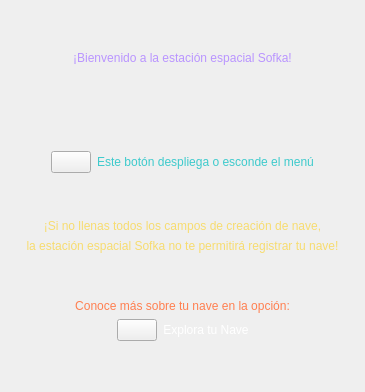
             <widget class="QWidget" name="pg_ayuda">
              <layout class="QVBoxLayout" name="verticalLayout_8">
               <item>
                <spacer name="verticalSpacer_13">
                 <property name="orientation">
                  <enum>Qt::Vertical</enum>
                 </property>
                 <property name="sizeHint" stdset="0">
                  <size>
                   <width>20</width>
                   <height>40</height>
                  </size>
                 </property>
                </spacer>
               </item>
               <item>
                <widget class="QLabel" name="label">
                 <property name="styleSheet">
                  <string notr="true">color: rgb(185, 148, 255);
font: 15pt &quot;Courier&quot;;</string>
                 </property>
                 <property name="text">
                  <string>¡Bienvenido a la estación espacial Sofka!</string>
                 </property>
                 <property name="alignment">
                  <set>Qt::AlignCenter</set>
                 </property>
                </widget>
               </item>
               <item>
                <spacer name="verticalSpacer_10">
                 <property name="orientation">
                  <enum>Qt::Vertical</enum>
                 </property>
                 <property name="sizeType">
                  <enum>QSizePolicy::Fixed</enum>
                 </property>
                 <property name="sizeHint" stdset="0">
                  <size>
                   <width>20</width>
                   <height>80</height>
                  </size>
                 </property>
                </spacer>
               </item>
               <item>
                <layout class="QGridLayout" name="gridLayout_3">
                 <item row="0" column="0">
                  <spacer name="horizontalSpacer_10">
                   <property name="orientation">
                    <enum>Qt::Horizontal</enum>
                   </property>
                   <property name="sizeHint" stdset="0">
                    <size>
                     <width>40</width>
                     <height>20</height>
                    </size>
                   </property>
                  </spacer>
                 </item>
                 <item row="0" column="2">
                  <widget class="QLabel" name="lbl_info_menu">
                   <property name="styleSheet">
                    <string notr="true">color: rgb(61, 202, 204);</string>
                   </property>
                   <property name="text">
                    <string>Este botón despliega o esconde el menú</string>
                   </property>
                   <property name="alignment">
                    <set>Qt::AlignCenter</set>
                   </property>
                  </widget>
                 </item>
                 <item row="0" column="4">
                  <spacer name="horizontalSpacer_11">
                   <property name="orientation">
                    <enum>Qt::Horizontal</enum>
                   </property>
                   <property name="sizeHint" stdset="0">
                    <size>
                     <width>40</width>
                     <height>20</height>
                    </size>
                   </property>
                  </spacer>
                 </item>
                 <item row="0" column="1">
                  <widget class="QPushButton" name="btn_info_menu">
                   <property name="text">
                    <string/>
                   </property>
                   <property name="icon">
                    <iconset resource="../resources.qrc">
                     <normaloff>:/iconos/recursos/icons8-menú-48.png</normaloff>:/iconos/recursos/icons8-menú-48.png</iconset>
                   </property>
                   <property name="iconSize">
                    <size>
                     <width>40</width>
                     <height>40</height>
                    </size>
                   </property>
                  </widget>
                 </item>
                </layout>
               </item>
               <item>
                <spacer name="verticalSpacer_11">
                 <property name="orientation">
                  <enum>Qt::Vertical</enum>
                 </property>
                 <property name="sizeType">
                  <enum>QSizePolicy::Fixed</enum>
                 </property>
                 <property name="sizeHint" stdset="0">
                  <size>
                   <width>20</width>
                   <height>40</height>
                  </size>
                 </property>
                </spacer>
               </item>
               <item>
                <widget class="QLabel" name="lbl_info_menu_2">
                 <property name="styleSheet">
                  <string notr="true">color: rgb(247, 220, 111 );</string>
                 </property>
                 <property name="text">
                  <string>¡Si no llenas todos los campos de creación de nave,</string>
                 </property>
                 <property name="alignment">
                  <set>Qt::AlignCenter</set>
                 </property>
                </widget>
               </item>
               <item>
                <widget class="QLabel" name="lbl_info_menu_3">
                 <property name="styleSheet">
                  <string notr="true">color: rgb(247, 220, 111 );</string>
                 </property>
                 <property name="text">
                  <string>la estación espacial Sofka no te permitirá registrar tu nave!</string>
                 </property>
                 <property name="alignment">
                  <set>Qt::AlignCenter</set>
                 </property>
                </widget>
               </item>
               <item>
                <spacer name="verticalSpacer_12">
                 <property name="orientation">
                  <enum>Qt::Vertical</enum>
                 </property>
                 <property name="sizeType">
                  <enum>QSizePolicy::Fixed</enum>
                 </property>
                 <property name="sizeHint" stdset="0">
                  <size>
                   <width>20</width>
                   <height>40</height>
                  </size>
                 </property>
                </spacer>
               </item>
               <item>
                <widget class="QLabel" name="lbl_info_menu_4">
                 <property name="styleSheet">
                  <string notr="true">color: rgb(255, 127, 80);</string>
                 </property>
                 <property name="text">
                  <string>Conoce más sobre tu nave en la opción:</string>
                 </property>
                 <property name="alignment">
                  <set>Qt::AlignCenter</set>
                 </property>
                </widget>
               </item>
               <item>
                <layout class="QGridLayout" name="gridLayout_4">
                 <item row="0" column="0">
                  <spacer name="horizontalSpacer_12">
                   <property name="orientation">
                    <enum>Qt::Horizontal</enum>
                   </property>
                   <property name="sizeHint" stdset="0">
                    <size>
                     <width>40</width>
                     <height>20</height>
                    </size>
                   </property>
                  </spacer>
                 </item>
                 <item row="0" column="2">
                  <widget class="QLabel" name="lbl_info_menu_5">
                   <property name="styleSheet">
                    <string notr="true">color: rgb(255, 255, 255);</string>
                   </property>
                   <property name="text">
                    <string>Explora tu Nave</string>
                   </property>
                   <property name="alignment">
                    <set>Qt::AlignCenter</set>
                   </property>
                  </widget>
                 </item>
                 <item row="0" column="4">
                  <spacer name="horizontalSpacer_13">
                   <property name="orientation">
                    <enum>Qt::Horizontal</enum>
                   </property>
                   <property name="sizeHint" stdset="0">
                    <size>
                     <width>40</width>
                     <height>20</height>
                    </size>
                   </property>
                  </spacer>
                 </item>
                 <item row="0" column="1">
                  <widget class="QPushButton" name="btn_info_menu_2">
                   <property name="text">
                    <string/>
                   </property>
                   <property name="icon">
                    <iconset resource="../resources.qrc">
                     <normaloff>:/iconos/recursos/icons8-mantenimiento-48.png</normaloff>:/iconos/recursos/icons8-mantenimiento-48.png</iconset>
                   </property>
                   <property name="iconSize">
                    <size>
                     <width>40</width>
                     <height>40</height>
                    </size>
                   </property>
                  </widget>
                 </item>
                </layout>
               </item>
               <item>
                <spacer name="verticalSpacer_14">
                 <property name="orientation">
                  <enum>Qt::Vertical</enum>
                 </property>
                 <property name="sizeHint" stdset="0">
                  <size>
                   <width>20</width>
                   <height>40</height>
                  </size>
                 </property>
                </spacer>
               </item>
              </layout>
             </widget>
